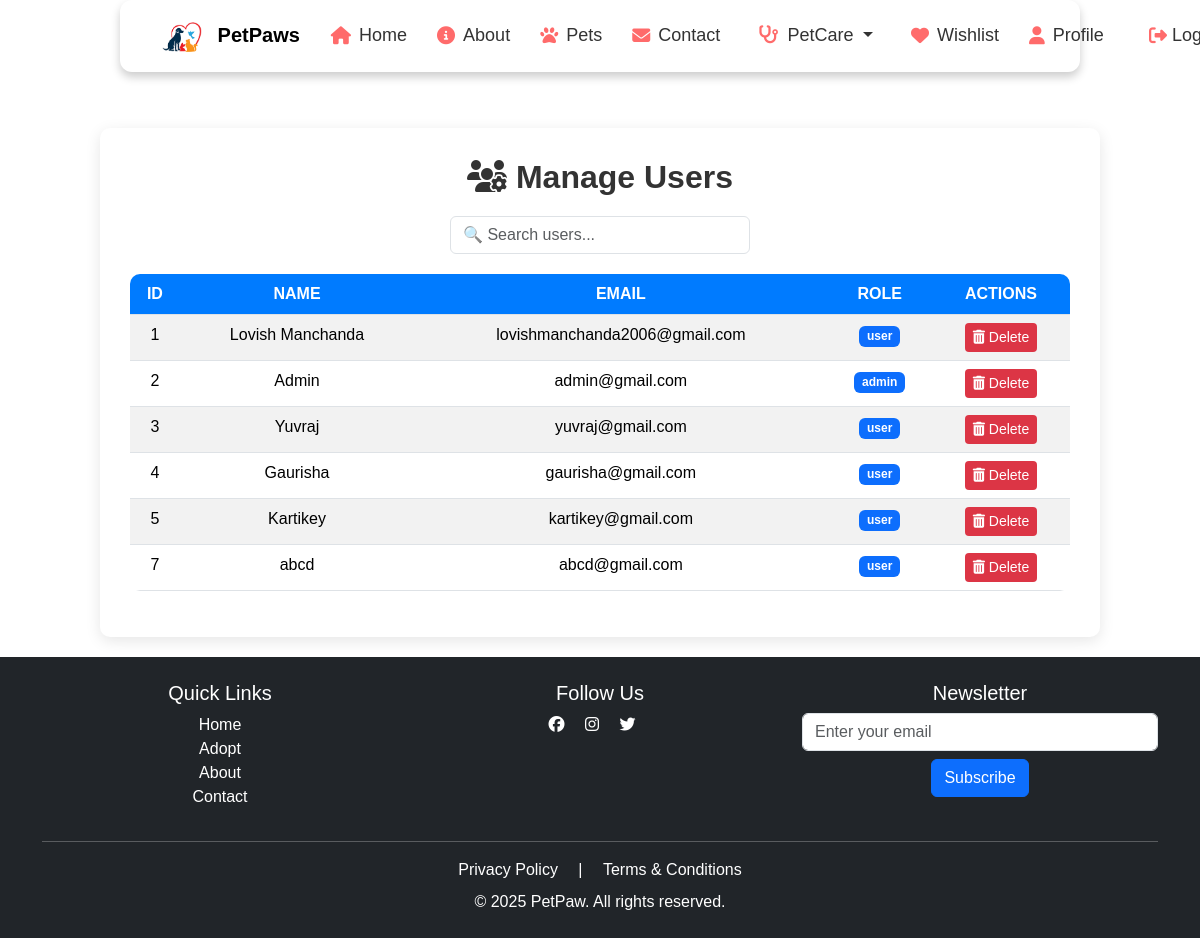
Screenshot of /manage-users/ (signed in) with the database file from the repository.
### PetPaws/models.py (models this page shows, shortened)
class AppUser(AbstractUser):
    username = None  # Remove username field
    email = models.EmailField(unique=True)
    name = models.CharField(max_length=150)
    phone = models.CharField(max_length=15)
    address = models.CharField(max_length=255)
    gender = models.CharField(max_length=10, choices=[('Male', 'Male'), ('Female', 'Female'), ('Other', 'Other')])
    role = models.CharField(max_length=50, default='user')
    USERNAME_FIELD = 'email'
    REQUIRED_FIELDS = ['name', 'phone', 'address', 'gender']
    objects = AppUserManager()

### PetPaws/views.py (the view)
# urls.py: path('manage-users/', views.manage_users_view, name='manage_users'),
@login_required
def manage_users_view(request):
    users = AppUser.objects.all()  # ✅ Queryset: list of users
    return render(request, 'manage_users.html', {'users': users})

### PetPaws/templates/manage_users.html (shortened to what this page needs)
{% extends "base.html" %}
{% load static %}
{% block content %}
<div class="container mt-5">
    <div class="manage-users-container">
        <h2><i class="fas fa-users-cog"></i> Manage Users</h2>
        <input type="text" id="searchUser" class="form-control search-box" placeholder="🔍 Search users..." onkeyup="filterUsers()">
        <table class="table table-hover table-striped mt-3">
            <thead>
                <tr>
                    <th>ID</th>
                    <th>Name</th>
                    <th>Email</th>
                    <th>Role</th>
                    <th>Actions</th>
                </tr>
            </thead>
            <tbody id="userTable">
                {% for user in users %}
                <tr>
                    <td>{{ user.id }}</td>
                    <td>{{ user.name }}</td>
                    <td>{{ user.email }}</td>
                    <td><span class="badge bg-primary">{{ user.role }}</span></td>
                    <td>
                        <a href="{% url 'delete_user' user.id %}" class="btn btn-danger btn-sm" onclick="return confirm('Are you sure you want to delete this user?')">
                            <i class="fas fa-trash-alt"></i> Delete
                        </a>
                    </td>
                </tr>
                {% endfor %}
            </tbody>
        </table>
    </div>
</div>
{% endblock %}

### PetPaws/static/styles.css (style rules this page uses)
body { font-family: 'Poppins', sans-serif; background-color: #f8f9fa; color: #333; transition: background-color 0.3s ease-in-out; }
* { margin: 0; padding: 0; box-sizing: border-box; font-family: 'Poppins', sans-serif; }
body { margin: 0; padding: 0; background: #ffffff; position: relative; min-height: 100vh; }

### PetPaws/templates/base.html (style rules this page uses)
body { padding-top: 80px; }
html, body { height: 100%; margin: 0; display: flex; flex-direction: column; }

### PetPaws/templates/manage_users.html (style rules this page uses)
.manage-users-container { max-width: 1000px; margin: auto; background: white; padding: 30px; border-radius: 10px; box-shadow: 0px 4px 15px rgba(0, 0, 0, 0.1); text-align: center; }
h2 { font-weight: bold; color: #333; margin-bottom: 20px; }
.table { border-radius: 10px; overflow: hidden; }
.table th { background-color: #007bff; color: white; text-transform: uppercase; }
.btn-danger { background: #dc3545; border: none; transition: 0.3s ease-in-out; }
.search-box { width: 100%; max-width: 300px; margin: 10px auto 20px; }

### rows the page displays
AppUser: id "1", name "Lovish Manchanda", email "lovishmanchanda2006@gmail.com", role "user"
AppUser: id "2", name "Admin", email "admin@gmail.com", role "admin"
AppUser: id "3", name "Yuvraj", email "yuvraj@gmail.com", role "user"
AppUser: id "4", name "Gaurisha", email "gaurisha@gmail.com", role "user"
AppUser: id "5", name "Kartikey", email "kartikey@gmail.com", role "user"
AppUser: id "7", name "abcd", email "abcd@gmail.com", role "user"
